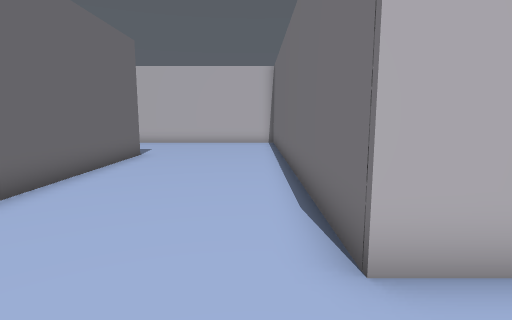
View 1 (above)

17 first-person views from a walk through a Unity game level. The camera is 1.5 m above the floor, tilts 8° down and sees 80° across. The floor is counted in squares, 1 m on a side. Each view is taken from the middle of a square. On the plan, view 1 faces up. The plan holds only what a view shows up to about 15 squares ahead; the rest is blank. The place goes on beyond the plan. The player is left out.

View 2
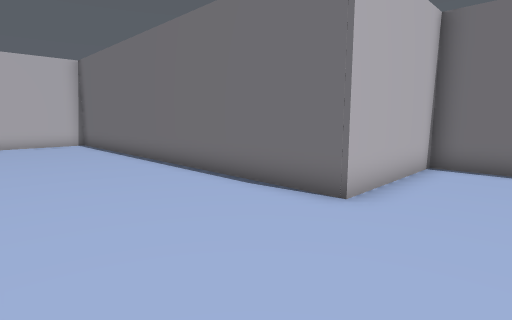

View 3
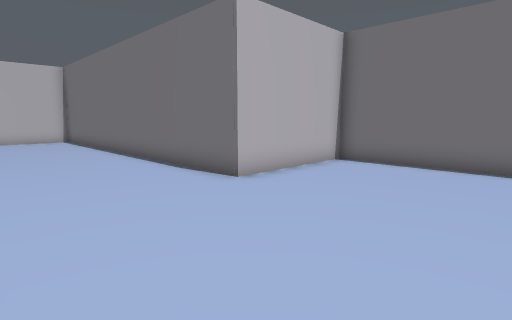

View 4
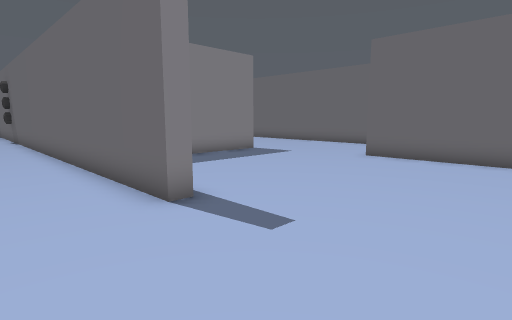

View 5
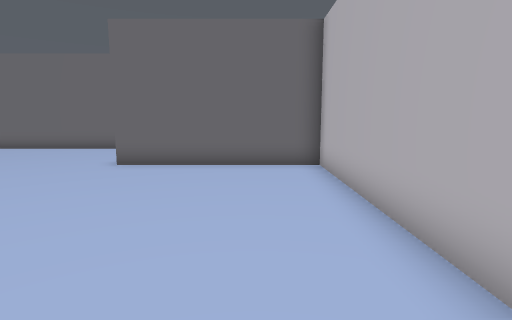

View 6
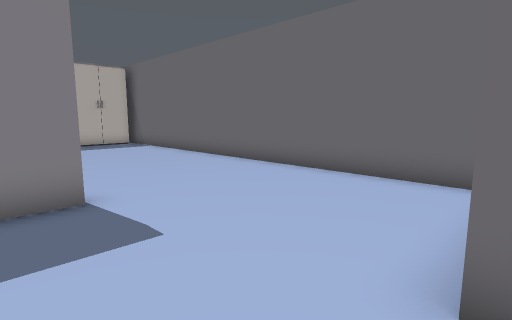

View 7
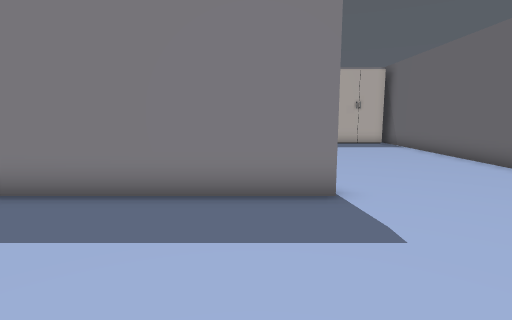

View 8
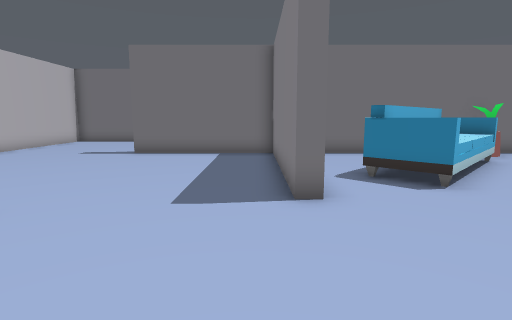

View 9
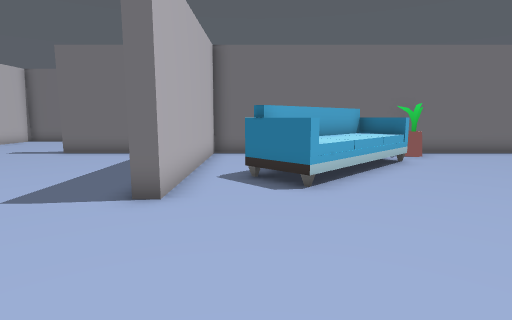

View 10
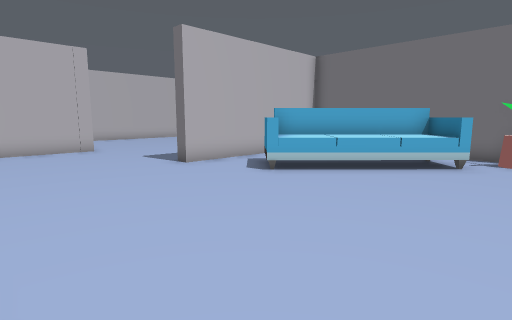

View 11
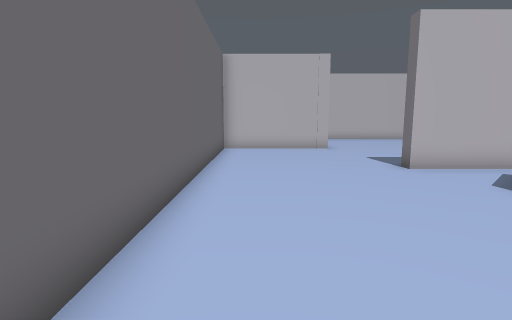

View 12
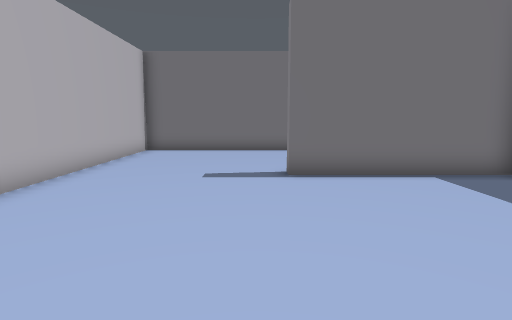

View 13
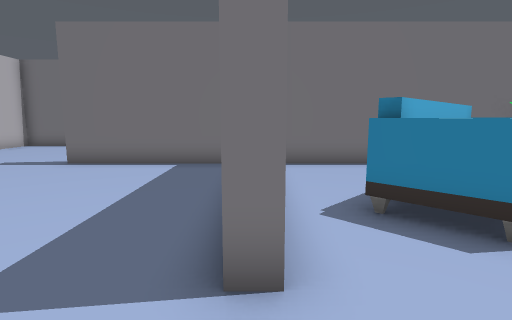

View 14
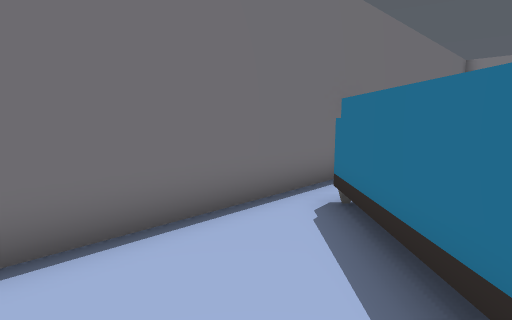

View 15
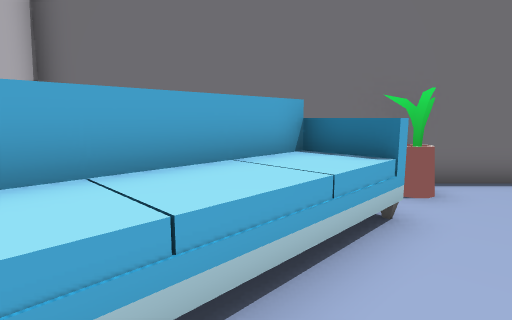

View 16
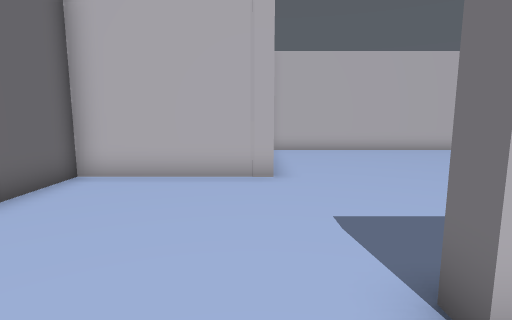

View 17
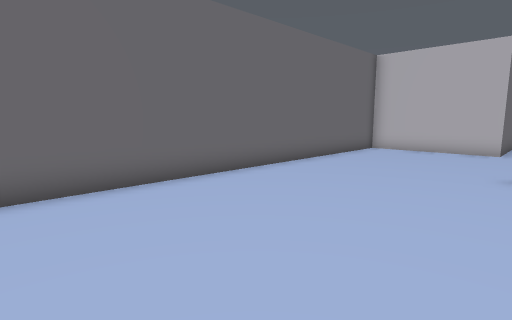

### Floor plan
Key: @ floor where view 1 was taken; # wall or solid block; . floor; S sofa; O other object.
Columns run from 19 left of view 1 to 6 right of it. Each row starts with its distance up from view 1.
 18      ################
 17      #..............#
 16      #..............#
 15      #..............#
 14      #..............#
 13      #..............#
 12 ######........#.....#
 11 #.............#.....#
 10 #.............#.....#
  9 #.............#.....#
  8 #.............#.....#
  7 #.............#.....#
  6 #......########.....#
  5 #.............#.....#
  4 #........S....#.....#
  3 #.......SSS...#.....######
  2 #.......SSSS..#..........#
  1 #........SSSS.#..........#
  0 #.........SSSS#....@.....#
 -1 #..........S..#..........#
 -2 #............O#. ........#
 -3 #....... .....#.  ....

Where each view was taken, in squares from view 1:
view 1: 0 up, 0 right, facing up
view 2: 0 up, 4 left, facing up-right
view 3: 3 down, 4 left, facing up-right
view 4: 17 up, 2 left, facing down-left
view 5: 16 up, 4 left, facing left
view 6: 12 up, 11 left, facing down-left
view 7: 12 up, 11 left, facing down
view 8: 7 up, 18 left, facing right
view 9: 4 up, 18 left, facing right
view 10: 3 down, 18 left, facing up-right
view 11: 3 down, 17 left, facing up
view 12: 13 up, 13 left, facing right
view 13: 6 up, 15 left, facing right
view 14: 5 up, 9 left, facing down-right
view 15: 1 up, 12 left, facing right
view 16: 4 up, 14 left, facing up
view 17: 3 down, 12 left, facing up-left
